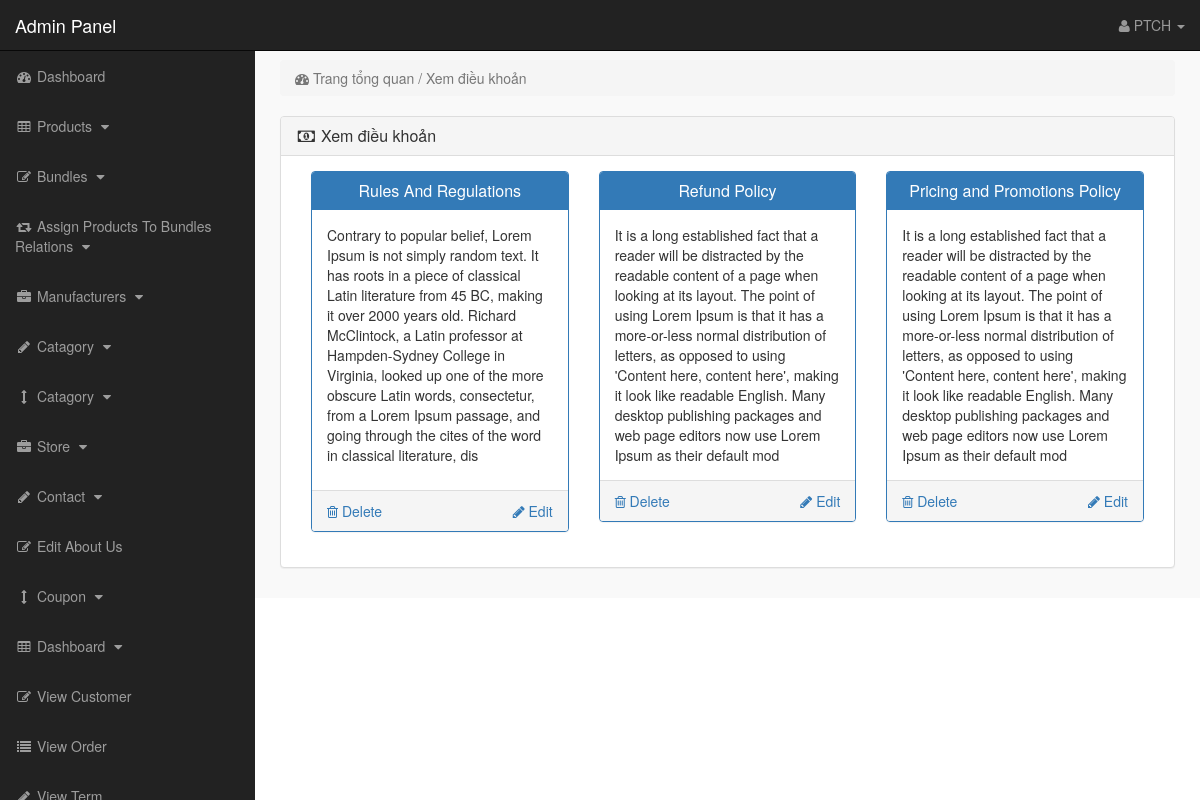
Page /admin_area/index.php?view_terms (signed in) on the committed database.
### tables this page shows
CREATE TABLE `terms` (
  `term_id` int(10) NOT NULL,
  `term_title` varchar(100) NOT NULL,
  `term_link` varchar(100) NOT NULL,
  `term_desc` text NOT NULL
);

### admin_area/view_terms.php (the view)
<?php
if (!isset($_SESSION['admin_email'])) {
    echo "<script>window.open('login.php','_self')</script>";
} else {
?>
<div class="row">
    <div class="col-lg-12">
        <ol class="breadcrumb">
            <li class="active">
                <i class="fa fa-dashboard"></i> Trang tổng quan / Xem điều khoản
            </li>
        </ol>
    </div>
</div>
<div class="row">
    <div class="col-lg-12">
        <div class="panel panel-default">
            <div class="panel-heading">
                <h3 class="panel-title">
                    <i class="fa fa-money fa-fw"></i> Xem điều khoản
                </h3>
            </div>
            <div class="panel-body">
                <?php
                    $get_terms = "select * from terms";
                    $run_terms = mysqli_query($con, $get_terms);
                    while ($row_terms = mysqli_fetch_array($run_terms)) {
                        $term_id = $row_terms['term_id'];
                        $term_title = $row_terms['term_title'];
                        $term_desc = substr($row_terms['term_desc'], 0, 400);
                    ?>
                <div class="col-lg-4 col-md-4">
                    <div class="panel panel-primary">
                        <div class="panel-heading">
                            <h3 class="panel-title" align="center">
                                <?php echo $term_title; ?>
                            </h3>
                        </div>
                        <div class="panel-body">
                            <?php echo $term_desc; ?>
                        </div>
                        <div class="panel-footer">
                            <a href="index.php?delete_term=<?php echo $term_id; ?>" class="pull-left">
                                <i class="fa fa-trash-o"></i> Delete
                            </a>
                            <a href="index.php?edit_term=<?php echo $term_id; ?>" class="pull-right">
                                <i class="fa fa-pencil"></i> Edit
                            </a>
                            <div class="clearfix"> </div>
                        </div>
                    </div>
                </div>
                <?php } ?>
            </div>
        </div>
    </div>
</div>
<?php } ?>

### admin_area/includes/sidebar.php (shortened to what this page needs)
<?php
if (!isset($_SESSION['admin_email'])) {
    echo "<script>window.open('login.php','_self')</script>";
} else {
?>
<nav class="navbar navbar-inverse navbar-fixed-top">
    <div class="navbar-header">
        <a class="navbar-brand" href="index.php?dashboard">Admin Panel</a>
    </div>
    <ul class="nav navbar-right top-nav">
        <li class="dropdown">
            <a href="#" class="dropdown-toggle" data-toggle="dropdown">
                <i class="fa fa-user"></i>
                <?php echo $admin_name; ?> <b class="caret"></b>
            </a>
        </li>
    </ul>
    <div class="collapse navbar-collapse navbar-ex1-collapse">
        <ul class="nav navbar-nav side-nav">
            <li>
                <a href="index.php?dashboard">
                    <i class="fa fa-fw fa-dashboard"></i> Dashboard
                </a>
            </li>
            <li>
                <a href="#" data-toggle="collapse" data-target="#products">
                    <i class="fa fa-fw fa-table"></i> Products
                    <i class="fa fa-fw fa-caret-down"></i>
                </a>
            </li>
            <li>
                <a href="#" data-toggle="collapse" data-target="#bundles">
                    <i class="fa fa-fw fa-edit"></i> Bundles
                    <i class="fa fa-fw fa-caret-down"></i>
                </a>
            </li>
            <li>
                <a href="#" data-toggle="collapse" data-target="#relations">
                    <i class="fa fa-fw fa-retweet"></i> Assign Products To Bundles Relations
                    <i class="fa fa-fw fa-caret-down"></i>
                </a>
            </li>
            <li>
                <a href="#" data-toggle="collapse" data-target="#manufacturers">
                    <i class="fa fa-fw fa-briefcase"></i> Manufacturers
                    <i class="fa fa-fw fa-caret-down"></i>
                </a>
            </li>
            <li>
                <a href="#" data-toggle="collapse" data-target="#p_cat">
                    <i class="fa fa-fw fa-pencil"></i> Catagory
                    <i class="fa fa-fw fa-caret-down"></i>
                </a>
            </li>
            <li>
                <a href="#" data-toggle="collapse" data-target="#cat">
                    <i class="fa fa-fw fa-arrows-v"></i> Catagory
                    <i class="fa fa-fw fa-caret-down"></i>
                </a>
            </li>
            <li>
                <a href="#" data-toggle="collapse" data-target="#store">
                    <i class="fa fa-fw fa-briefcase"></i> Store
                    <i class="fa fa-fw fa-caret-down"></i>
                </a>
            </li>
            <li>
                <a href="#" data-toggle="collapse" data-target="#contact_us">
                    <i class="fa fa-fw fa-pencil"> </i> Contact
                    <i class="fa fa-fw fa-caret-down"></i>
                </a>
            </li>
            <li>
                <a href="index.php?edit_about_us">
                    <i class="fa fa-fw fa-edit"></i> Edit About Us
                </a>
            </li>
            <li>
                <a href="#" data-toggle="collapse" data-target="#coupons">
                    <i class="fa fa-fw fa-arrows-v"></i> Coupon
                    <i class="fa fa-fw fa-caret-down"></i>
                </a>
            </li>
            <li>
                <a href="#" data-toggle="collapse" data-target="#terms">
                    <i class="fa fa-fw fa-table"></i> Dashboard
                    <i class="fa fa-fw fa-caret-down"></i>
                </a>
            </li>
            <li>
                <a href="index.php?view_customers">
                    <i class="fa fa-fw fa-edit"></i> View Customer
                </a>
            </li>
            <li>
                <a href="index.php?view_orders">
                    <i class="fa fa-fw fa-list"></i> View Order
                </a>
            </li>
            <li>
                <a href="index.php?view_payments">
                    <i class="fa fa-fw fa-pencil"></i> View Term
                </a>
            </li>
        </ul>
    </div>
</nav>
<?php }

### admin_area/css/style.css (style rules this page uses)
body { margin-top:100px; }
@media (min-width: 768px) { body { margin-top:50px; } }
.top-nav { padding:0 15px; }
.top-nav>li { display:inline-block; float:left; }
.top-nav>li>a { padding-top:15px; padding-bottom:15px; line-height:20px; color:#999; }
@media (min-width: 768px) { .side-nav { position:fixed; top:51px; width:255px; border-radius:0; overflow-y:auto; background-color: #222; bottom:0; overflow-x:hidden; padding-bottom:40px; } }
@media (min-width: 768px) { .side-nav>li>a { width:255px; } }
.panel-body { border-radius:5px; }

### rows in the picture
terms: term_title "Rules And Regulations", term_desc "Contrary to popular belief, Lorem Ipsum is not simply random text. It has roots in a piece of classical Latin literature from 45 BC, making it over 2000 years old. Richard McClintock, a Latin professor at Hampden-Sydney College in Virginia, looked up one of the more obscure Latin words, consectetur, from a Lorem Ipsum passage, and going through the cites of the word in classical literature, dis"
terms: term_title "Refund Policy", term_desc "It is a long established fact that a reader will be distracted by the readable content of a page when looking at its layout. The point of using Lorem Ipsum is that it has a more-or-less normal distribution of letters, as opposed to using 'Content here, content here', making it look like readable English. Many desktop publishing packages and web page editors now use Lorem Ipsum as their default mod"
terms: term_title "Pricing and Promotions Policy", term_desc "It is a long established fact that a reader will be distracted by the readable content of a page when looking at its layout. The point of using Lorem Ipsum is that it has a more-or-less normal distribution of letters, as opposed to using 'Content here, content here', making it look like readable English. Many desktop publishing packages and web page editors now use Lorem Ipsum as their default mod"

### other values in the picture
$admin_name "PTCH"
